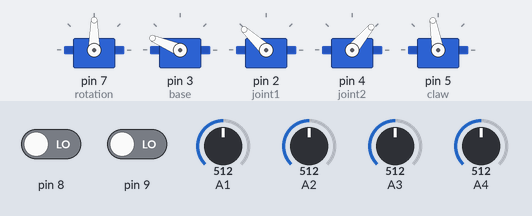
A sketch run on a simulated Arduino Uno, built with avr-gcc and run on an emulated ATmega328P. Shown: 5 × servo. Inputs (shaded band) come from the test bench; at power-on: pin 8 LOW, pin 9 LOW, A1 = 512, A2 = 512, A3 = 512, A4 = 512.

Above: at 4.2 s.
4.3 s: pin 8 driven HIGH
At 6.8 s:
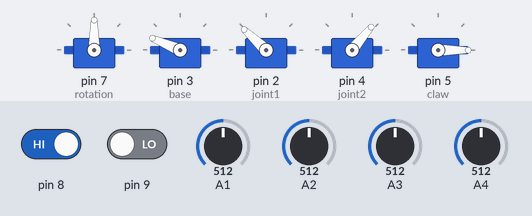
7.3 s: pin 8 driven LOW and pin 9 driven HIGH
At 9.28 s:
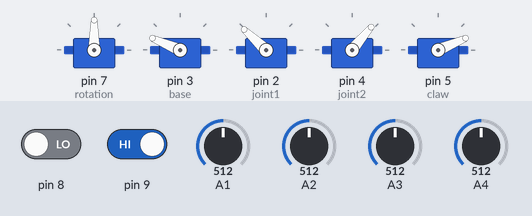
10.3 s: pin 9 driven LOW
At 10.3 s:
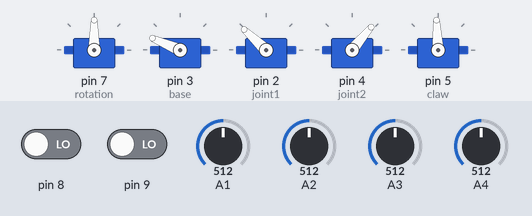
11.8 s: pin 9 driven HIGH
At 14.4 s:
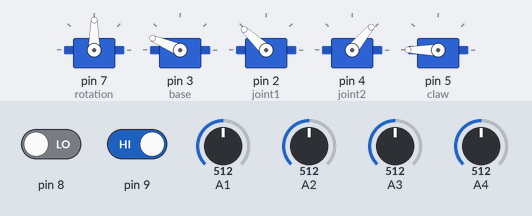
Timing chart, 0 to 15.8 s (numbered marks = the images above; inputs shaded):
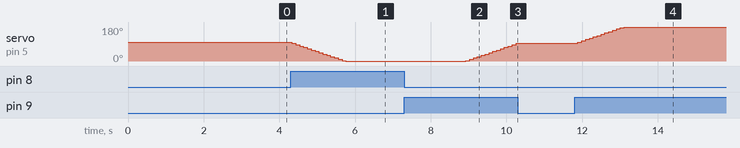

Measured:
- after the input at 4.3 s, servo on pin 5 (claw): moves from 100° to 0° over 1.4 s, starting at once
- after the input at 7.3 s, servo on pin 5 (claw): moves from 0° to 93° over 1.3 s, starting after 1.6 s
- after the input at 10.3 s, servo on pin 5 (claw): stays 93° (without the input it goes to 100° after 0.06 s)
- after the input at 11.8 s, servo on pin 5 (claw): moves from 93° to 180° over 1.2 s, starting after 0.09 s

The sketch:

Robotic_Arm_Example_Code.ino
```cpp
// -------------- Wesley's Mathematical Endpoint to Angle Formulas: -------------- //

const double u = 5; // Distance from base rotation point to secondary rotation point
const double v = 5; // Distance from secondary rotation point to end of segment

const double radiansToDegrees = 57.29577951;
const double pi = 3.141592654;

bool possible(double c, double d) {
  if ((c * c + d * d <= u * u + 2 * u * v + v * v) && (c * c + d * d >= u * u - 2 * u * v + v * v)) { return true; } else { return false; }
}

double alpha(double c, double d) {
  if (possible(c, d)) {
    double angle = (pi * floor((c) / (u + v)) + atan(d / c) + acos(((c * c + d * d + u * u - v * v) * sqrt(c * c + d * d)) / (2 * u * c * c + 2 * u * d * d))) * radiansToDegrees;
    while (round(angle) >= 360) { angle -= 360; }
    while (round(angle) < 0)    { angle += 360; }
    return angle;
  }
}

double beta(double c, double d) {
  if (possible(c, d)) {
    double angle = (acos((u * u + v * v - c * c - d * d) / (2 * u * v)) - pi) * radiansToDegrees;
    while (round(angle) > 360) { angle -= 360; }
    while (round(angle) <= 0)  { angle += 360; }
    return (angle * -1 + 360);
  }
}

// ------------------------------------------------------------------------------- //


#include <Servo.h>

Servo rotation;
Servo base;
Servo joint1;
Servo joint2;
Servo claw;

void arm(double a, double b) {
  if (possible(a, b)) {
    base.write(alpha(a, b) + 7);
    joint1.write(beta(a, b) + 17);
  }
}

double X = 0;
double Y = 5;
int J = 50;

int R = 90;
int C = 100;

int zero_X = 0;
int zero_Y = 0;

#define joystick1_x (analogRead(2) - zero_X)
#define joystick1_y (analogRead(1) - zero_Y)
#define joystick1_b (digitalRead(8))

#define joystick2_x (analogRead(4) - zero_X)
#define joystick2_y (analogRead(3) - zero_Y)
#define joystick2_b (digitalRead(9))

void setup() {
  delay(3000);
  zero_X = analogRead(2);
  zero_Y = analogRead(1);
  rotation.attach(7, 500, 2500);
  base.attach(3, 500, 2500);
  joint1.attach(2, 500, 2500);
  joint2.attach(4, 500, 2500);
  claw.attach(5, 500, 2500);
  pinMode(8, INPUT);
  pinMode(9, INPUT);
}

void loop() {
  rotation.write(R);
  claw.write(C);
  joint2.write(J);
  arm(X, Y);
  delay(100);
    if (joystick1_x >= 10 || joystick1_x <= -10) {
      if (possible(X, Y)) { X += 0.5 * (joystick1_x / 500); } // Change X-Position of joint 2  Joystick 1 -
  } if (joystick1_y >= 10 || joystick1_y <= -10) {
      if (possible(X, Y)) { Y += 0.5 * (joystick1_y / 500); } // Change Y-Position of joint 2  Joystick 1 |
  } if (joystick2_x >= 10 || joystick2_x <= -10) {
      R += 2 * (joystick2_x / 500);                           // Rotate at base                Joystick 2 -
  } if (joystick2_y >= 10 || joystick2_y <= -10) {
      J += 2 * (joystick2_y / 500);                           // Rotate claw up / down         Joystick 2 |
  } if (joystick1_b == HIGH) {
      C -= 7;                                                 // Close Claw                    Joystick 1 Press
  } if (joystick2_b == HIGH) {
      C += 7;                                                 // Open Clawv                    Joystick 2 Press
  }
}
```

Calculation_Functions.cpp
```cpp
// -------------- Wesley's Mathematical Endpoint to Angle Formulas: -------------- //

const double u = 5; // Distance from base rotation point to secondary rotation point
const double v = 5; // Distance from secondary rotation point to end of segment

const double radiansToDegrees = 57.29577951;
const double pi = 3.141592654;

bool possible(double c, double d) {
  if ((c * c + d * d <= u * u + 2 * u * v + v * v) && (c * c + d * d >= u * u - 2 * u * v + v * v)) { return true; } else { return false; }
}

double alpha(double c, double d) {
  if (possible(c, d)) {
    double angle = (pi * floor((c) / (u + v)) + atan(d / c) + acos(((c * c + d * d + u * u - v * v) * sqrt(c * c + d * d)) / (2 * u * c * c + 2 * u * d * d))) * radiansToDegrees;
    while (round(angle) >= 360) { angle -= 360; }
    while (round(angle) < 0)    { angle += 360; }
    return angle;
  }
}

double beta(double c, double d) {
  if (possible(c, d)) {
    double angle = (acos((u * u + v * v - c * c - d * d) / (2 * u * v)) - pi) * radiansToDegrees;
    while (round(angle) > 360) { angle -= 360; }
    while (round(angle) <= 0)  { angle += 360; }
    return (angle * -1 + 360);
  }
}

// ------------------------------------------------------------------------------- //
```
